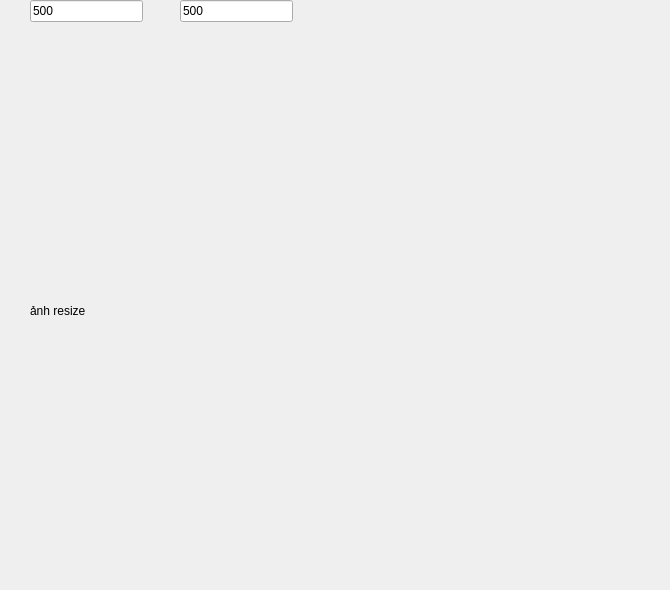
              <widget class="QWidget" name="page_2">
               <widget class="QLabel" name="resize_label">
                <property name="geometry">
                 <rect>
                  <x>30</x>
                  <y>40</y>
                  <width>631</width>
                  <height>541</height>
                 </rect>
                </property>
                <property name="text">
                 <string>ảnh resize</string>
                </property>
                <property name="scaledContents">
                 <bool>false</bool>
                </property>
               </widget>
               <widget class="QLineEdit" name="new_width">
                <property name="geometry">
                 <rect>
                  <x>30</x>
                  <y>0</y>
                  <width>113</width>
                  <height>22</height>
                 </rect>
                </property>
                <property name="text">
                 <string>500</string>
                </property>
                <property name="placeholderText">
                 <string>nhập chiều cao</string>
                </property>
               </widget>
               <widget class="QLineEdit" name="new_height">
                <property name="geometry">
                 <rect>
                  <x>180</x>
                  <y>0</y>
                  <width>113</width>
                  <height>22</height>
                 </rect>
                </property>
                <property name="text">
                 <string>500</string>
                </property>
                <property name="placeholderText">
                 <string>nhập chiều rộng</string>
                </property>
               </widget>
              </widget>
